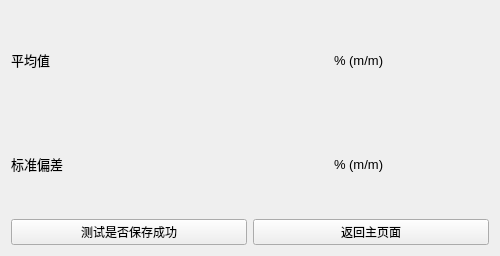
<?xml version="1.0" encoding="UTF-8"?>
<ui version="4.0">
 <class>Tested</class>
 <widget class="QWidget" name="Tested">
  <property name="geometry">
   <rect>
    <x>0</x>
    <y>0</y>
    <width>500</width>
    <height>256</height>
   </rect>
  </property>
  <property name="windowTitle">
   <string>Form</string>
  </property>
  <layout class="QVBoxLayout" name="verticalLayout">
   <item>
    <layout class="QHBoxLayout" name="horizontalLayout">
     <item>
      <widget class="QLabel" name="label">
       <property name="sizePolicy">
        <sizepolicy hsizetype="Minimum" vsizetype="Minimum">
         <horstretch>0</horstretch>
         <verstretch>0</verstretch>
        </sizepolicy>
       </property>
       <property name="font">
        <font>
         <pointsize>10</pointsize>
        </font>
       </property>
       <property name="text">
        <string>平均值</string>
       </property>
      </widget>
     </item>
     <item>
      <widget class="QLabel" name="label_average">
       <property name="sizePolicy">
        <sizepolicy hsizetype="Minimum" vsizetype="Minimum">
         <horstretch>0</horstretch>
         <verstretch>0</verstretch>
        </sizepolicy>
       </property>
       <property name="font">
        <font>
         <pointsize>10</pointsize>
        </font>
       </property>
       <property name="text">
        <string/>
       </property>
      </widget>
     </item>
     <item>
      <widget class="QLabel" name="label_3">
       <property name="sizePolicy">
        <sizepolicy hsizetype="Minimum" vsizetype="Minimum">
         <horstretch>0</horstretch>
         <verstretch>0</verstretch>
        </sizepolicy>
       </property>
       <property name="font">
        <font>
         <pointsize>10</pointsize>
        </font>
       </property>
       <property name="text">
        <string>% (m/m)</string>
       </property>
      </widget>
     </item>
    </layout>
   </item>
   <item>
    <layout class="QHBoxLayout" name="horizontalLayout_2">
     <item>
      <widget class="QLabel" name="label_2">
       <property name="sizePolicy">
        <sizepolicy hsizetype="Minimum" vsizetype="Minimum">
         <horstretch>0</horstretch>
         <verstretch>0</verstretch>
        </sizepolicy>
       </property>
       <property name="font">
        <font>
         <pointsize>10</pointsize>
        </font>
       </property>
       <property name="text">
        <string>标准偏差</string>
       </property>
      </widget>
     </item>
     <item>
      <widget class="QLabel" name="label_deviation">
       <property name="sizePolicy">
        <sizepolicy hsizetype="Minimum" vsizetype="Minimum">
         <horstretch>0</horstretch>
         <verstretch>0</verstretch>
        </sizepolicy>
       </property>
       <property name="font">
        <font>
         <pointsize>10</pointsize>
        </font>
       </property>
       <property name="text">
        <string/>
       </property>
      </widget>
     </item>
     <item>
      <widget class="QLabel" name="label_4">
       <property name="sizePolicy">
        <sizepolicy hsizetype="Minimum" vsizetype="Minimum">
         <horstretch>0</horstretch>
         <verstretch>0</verstretch>
        </sizepolicy>
       </property>
       <property name="font">
        <font>
         <pointsize>10</pointsize>
        </font>
       </property>
       <property name="text">
        <string>% (m/m)</string>
       </property>
      </widget>
     </item>
    </layout>
   </item>
   <item>
    <layout class="QHBoxLayout" name="horizontalLayout_3">
     <item>
      <widget class="QPushButton" name="isSave">
       <property name="text">
        <string>测试是否保存成功</string>
       </property>
      </widget>
     </item>
     <item>
      <widget class="QPushButton" name="returnToMainWin">
       <property name="text">
        <string>返回主页面</string>
       </property>
      </widget>
     </item>
    </layout>
   </item>
  </layout>
 </widget>
 <resources/>
 <connections/>
</ui>
